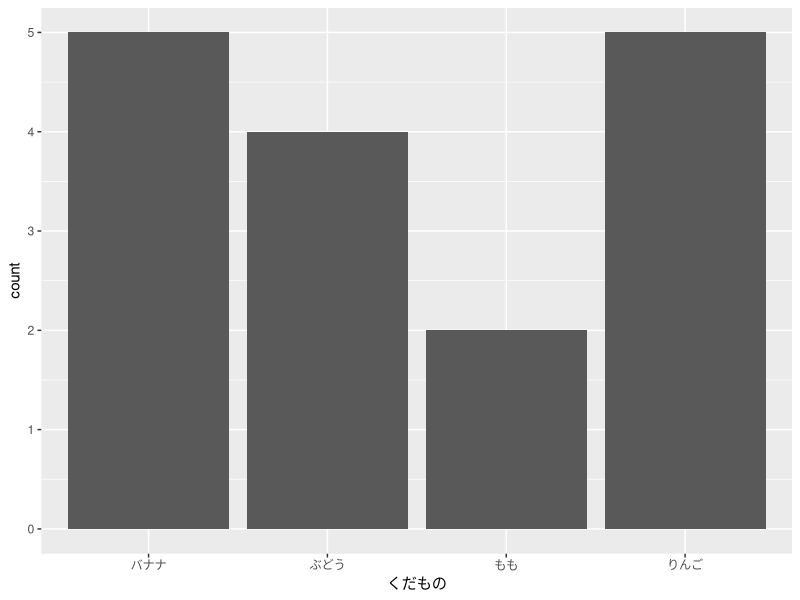

The R source for this figure:
## ---- chunk 1

## ---- chunk 2
dfKudamono <- read.csv("../kudamono.csv")
## ---- chunk 3

## ---- chunk 4
library(ggplot2)
ggplot2::ggplot(data = dfKudamono,
                aes(x = くだもの)) +
  ggplot2::geom_bar()
## ---- chunk 5




